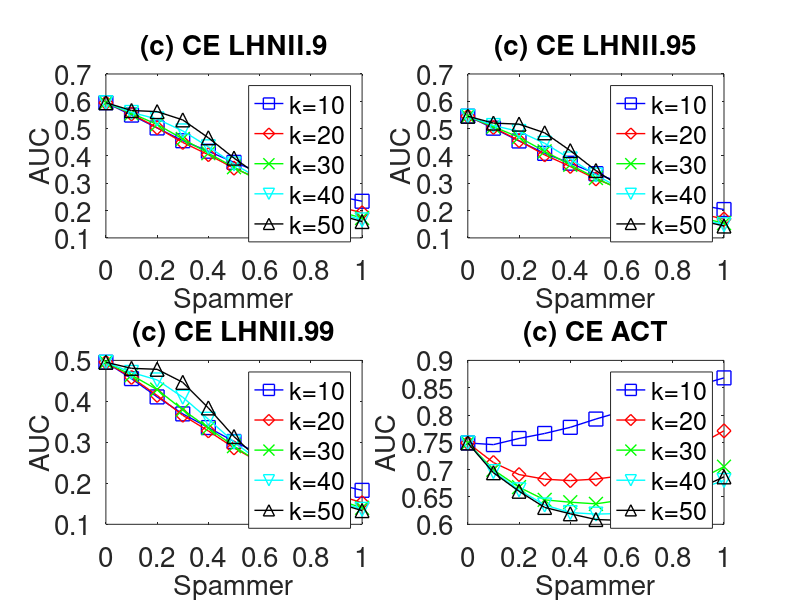

Write the MATLAB code that produced this figure.
subplot(2,2,1);
x=0:0.1:1;
y=[0.5948054    0.5494752	0.5024122	0.45568	0.4171618	0.37654	0.3410324	0.309234	0.2809544	0.2535914	0.2341554
];
plot(x,y,'-bs','LineWidth',1,'MarkerSize',10);
hold on;

y=[0.5948054 	0.5537304	0.5033984	0.4494904	0.404483	0.3551222	0.3145902	0.2787142	0.2452804	0.2157566	0.1921506
];
plot(x,y,'-rd','LineWidth',1,'MarkerSize',10);
hold on;

y=[0.5948054 	0.5558882	0.5153242	0.4622088	0.4101108	0.3585408	0.308846	0.2681788	0.2298062	0.1986592	0.173043
];
plot(x,y,'-gx','LineWidth',1,'MarkerSize',10);
hold on;

y=[0.5948054 	0.5591678	0.5351616	0.4916576	0.4336002	0.370487	0.3162374	0.2671678	0.2269124	0.1926424	0.1658918
];
plot(x,y,'-cv','LineWidth',1,'MarkerSize',10);
hold on;

y=[0.5948054 	0.566322	0.5622584	0.5319306	0.466474	0.391989	0.3262884	0.2699628	0.22392	0.1859998	0.1598538
];
plot(x,y,'-k^','LineWidth',1,'MarkerSize',10);


set(gca,'FontSize',20);
xlabel('Spammer','fontsize',20);
ylabel('AUC','fontsize',20);
title('(c) CE LHNII.9','fontsize',20);

legend('k=10','k=20','k=30','k=40','k=50');
hold on;



subplot(2,2,2);
x=0:0.1:1;
y=[0.5454212    0.5015142	0.4547173	0.4094022	0.3733086	0.3352056	0.3016968	0.2728118	0.2469098	0.2212424	0.2038696
];
plot(x,y,'-bs','LineWidth',1,'MarkerSize',10);
hold on;

y=[0.5454212	0.5044458	0.4560946	0.4038356	0.361499	0.3160466	0.2780366	0.2469464	0.2167442	0.1902394	0.1688918
];
plot(x,y,'-rd','LineWidth',1,'MarkerSize',10);
hold on;

y=[0.5454212	0.5068966	0.468426	0.416746	0.3675202	0.3192514	0.2741934	0.2375626	0.2033394	0.1759138	0.1539116
];
plot(x,y,'-gx','LineWidth',1,'MarkerSize',10);
hold on;

y=[0.5454212	0.5113364	0.4895694	0.4462486	0.3890862	0.3302174	0.279091	0.2353712	0.2009344	0.1711364	0.1481094
];
plot(x,y,'-cv','LineWidth',1,'MarkerSize',10);
hold on;

y=[0.5454212	0.5201376	0.5164442	0.4846668	0.4194534	0.346567	0.2852732	0.2349748	0.1959988	0.1654544	0.1434788
];
plot(x,y,'-k^','LineWidth',1,'MarkerSize',10);


set(gca,'FontSize',20);
xlabel('Spammer','fontsize',20);
ylabel('AUC','fontsize',20);
title('(c) CE LHNII.95','fontsize',20);

legend('k=10','k=20','k=30','k=40','k=50');
hold on;


subplot(2,2,3);
x=0:0.1:1;
y=[0.4954726    0.455526	0.410832	0.36947	0.3360474	0.3021064	0.271417	0.2448272	0.221758	0.1979648	0.182899
];
plot(x,y,'-bs','LineWidth',1,'MarkerSize',10);
hold on;

y=[0.4954726	0.4584532	0.4144928	0.366085	0.3279144	0.2866056	0.2513582	0.2240286	0.1964686	0.1721268	0.152694
];
plot(x,y,'-rd','LineWidth',1,'MarkerSize',10);
hold on;

y=[0.4954726	0.4640622	0.4287258	0.3797016	0.3348118	0.290612	0.2499838	0.215556	0.1849238	0.1603436	0.1404144
];
plot(x,y,'-gx','LineWidth',1,'MarkerSize',10);
hold on;

y=[0.4954726	0.4706674	0.452338	0.4100482	0.3564152	0.3007392	0.2540592	0.214568	0.1834472	0.1570946	0.136448
];
plot(x,y,'-cv','LineWidth',1,'MarkerSize',10);
hold on;

y=[0.4954726    0.4806184	0.4782544	0.4464108	0.3840224	0.3141342	0.2567676	0.2127502	0.1782566	0.1524424	0.1333866
];
plot(x,y,'-k^','LineWidth',1,'MarkerSize',10);


set(gca,'FontSize',20);
xlabel('Spammer','fontsize',20);
ylabel('AUC','fontsize',20);
title('(c) CE LHNII.99','fontsize',20);

legend('k=10','k=20','k=30','k=40','k=50');
hold on;


subplot(2,2,4);
x=0:0.1:1;
y=[0.7489066    0.7458392	0.7571035	0.7662734	0.7774718	0.7926552	0.8063492	0.8268982	0.839312	0.8543752	0.868014
];
plot(x,y,'-bs','LineWidth',1,'MarkerSize',10);
hold on;

y=[0.7489066	0.713026	0.6910408	0.682591	0.6799964	0.682758	0.6888806	0.7097452	0.7281148	0.7449144	0.7711488
];
plot(x,y,'-rd','LineWidth',1,'MarkerSize',10);
hold on;

y=[0.7489066	0.6997092	0.6679238	0.6447486	0.6404512	0.6374492	0.6443564	0.6485124	0.6668444	0.6813708	0.7055352
];
plot(x,y,'-gx','LineWidth',1,'MarkerSize',10);
hold on;

y=[0.7489066	0.6964236	0.6630756	0.6353076	0.6214776	0.618667	0.619839	0.634032	0.6497646	0.6642196	0.6802636
];
plot(x,y,'-cv','LineWidth',1,'MarkerSize',10);
hold on;

y=[0.7489066	0.6943682	0.660469	0.6309058	0.6192552	0.6087524	0.6072446	0.6247238	0.6436432	0.665509	0.6868356
];
plot(x,y,'-k^','LineWidth',1,'MarkerSize',10);


set(gca,'FontSize',20);
xlabel('Spammer','fontsize',20);
ylabel('AUC','fontsize',20);
title('(c) CE ACT','fontsize',20);

legend('k=10','k=20','k=30','k=40','k=50');
hold on;
